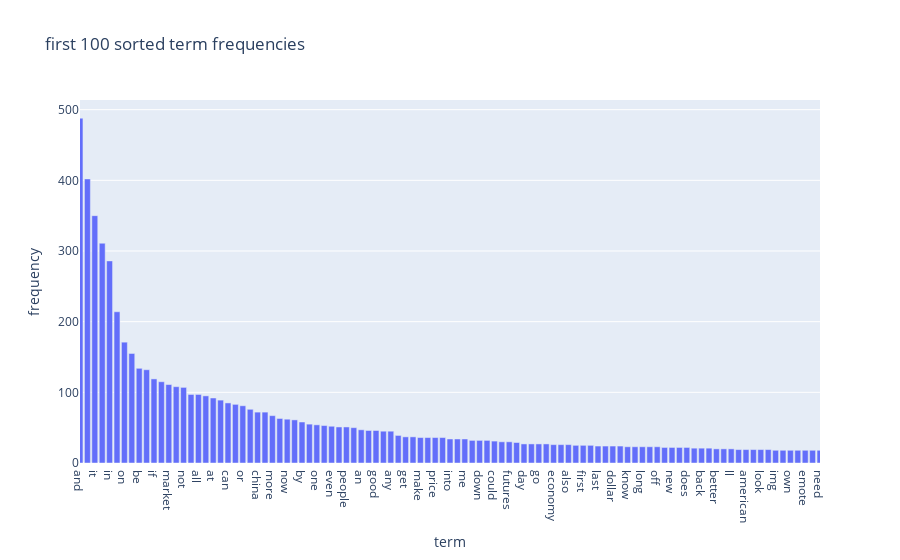

Write notebook code for a chart like this one.
### Markdown cell above
### >>> **Exercise 14 (take home):** 
Additionally, you can attempt to sort the terms on the `x-axis` by frequency instead of in alphabetical order. This way the visualization is more meaninfgul and you will be able to observe the so called [long tail](https://en.wikipedia.org/wiki/Long_tail) (get familiar with this term since it will appear a lot in data mining and other statistics courses). see picture below

![alt txt](https://upload.wikimedia.org/wikipedia/commons/thumb/8/8a/Long_tail.svg/1000px-Long_tail.svg.png)

### Code cell
# get first 300 terms and their frequencies
text_x_terms = text_vec.get_feature_names_out()[:3000]
text_y_freq = text_term_frequencies[:3000]

# put into a DataFrame for easy plotting
text_df_plot = pd.DataFrame({
    "term": text_x_terms,
    "frequency": text_y_freq
}).sort_values("frequency", ascending=False)

# make interactive bar chart
fig = px.bar(text_df_plot, x="term", y="frequency", 
             title="first 100 sorted term frequencies")
fig.update_xaxes(range=[0, 100])  # change/reduce the amount of terms shown
fig.show()

### Figure 1 — Plotly figure (JSON) as saved in the notebook; plotly's stock layout.template omitted (floating-point values rounded to 4 significant figures; data arrays with more than 128 entries replaced by an {"elided": "..."} marker saying what was removed)
{"data": [{"hovertemplate": "term=%{x}<br>frequency=%{y}<extra></extra>", "legendgroup": "", "marker": {"color": "#636efa", "pattern": {"shape": ""}}, "name": "", "orientation": "v", "showlegend": false, "textposition": "auto", "type": "bar", "x": {"elided": "3000 str values"}, "xaxis": "x", "y": {"elided": "3000 int values"}, "yaxis": "y"}], "layout": {"barmode": "relative", "legend": {"tracegroupgap": 0}, "title": {"text": "first 100 sorted term frequencies"}, "xaxis": {"anchor": "y", "domain": [0, 1], "range": [0, 100], "title": {"text": "term"}}, "yaxis": {"anchor": "x", "domain": [0, 1], "title": {"text": "frequency"}}}}
